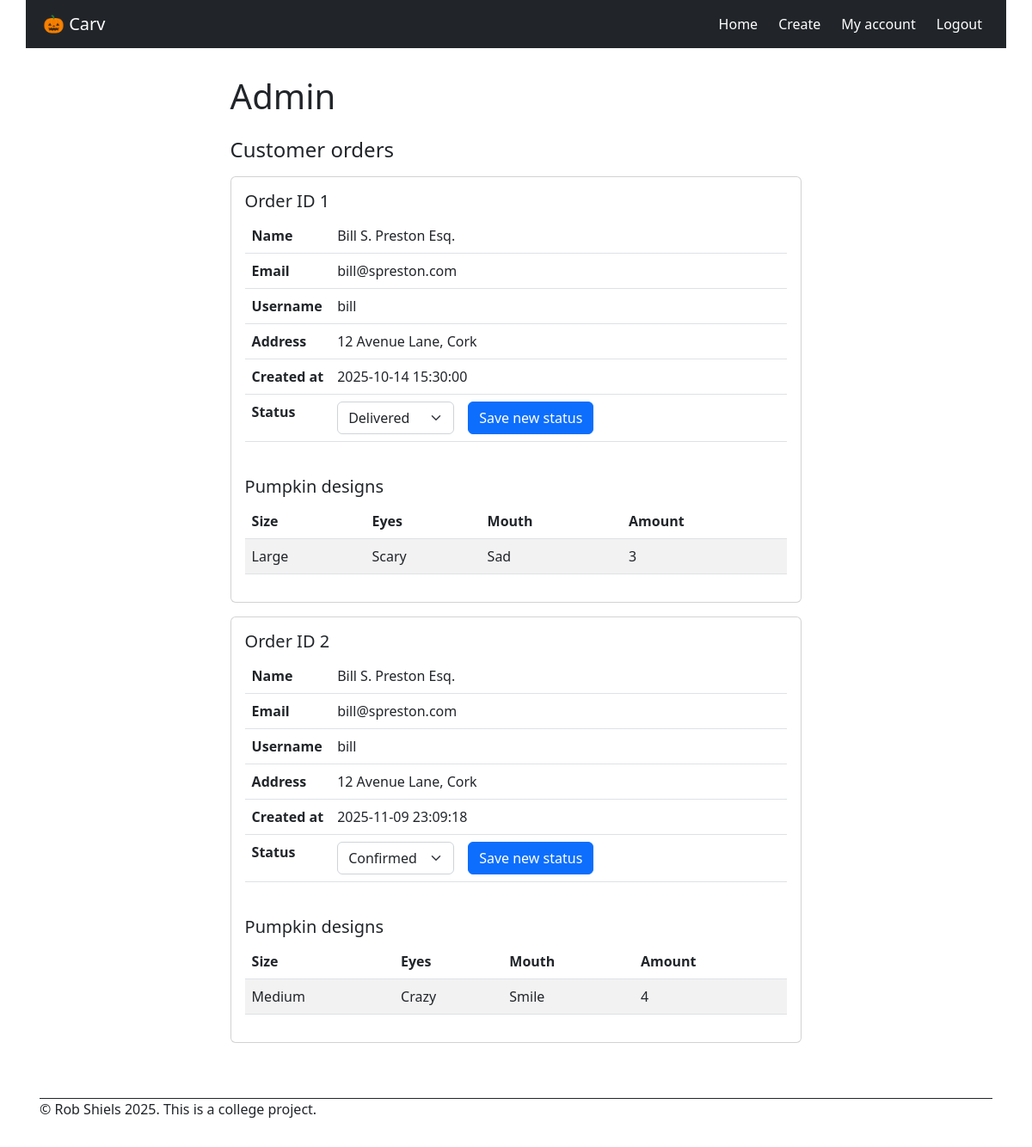
The page /admin (signed in) on the database its author committed.
### models.py (models this page shows, shortened)
class Order(db.Model):
    __tablename__ = 'order'
    order_id: Mapped[int] = mapped_column(primary_key=True)
    created_at: Mapped[datetime] = mapped_column(nullable=False,  default=lambda: datetime.now(timezone.utc).replace(microsecond=0))
    status: Mapped[str] = mapped_column(nullable=True)
    customer_id: Mapped[int] = mapped_column(db.ForeignKey('user.user_id'), nullable=False) # Add 'delete' button to delete customer and all associated ordres
    customer = db.relationship('User', back_populates='orders')
    pumpkins = db.relationship('PumpkinDesign', back_populates='order',  cascade='all, delete-orphan', passive_deletes=True )  # one-to-many

class User(db.Model, UserMixin):
    __tablename__ = 'user'
    user_id: Mapped[int] = mapped_column(primary_key=True)
    username: Mapped[str] = mapped_column(nullable=False)
    password: Mapped[str] = mapped_column(nullable=False)
    name: Mapped[str] = mapped_column(nullable=False)
    email: Mapped[str] = mapped_column(nullable=False, unique=True)
    address: Mapped[str] = mapped_column(nullable=False)
    role: Mapped[str] = mapped_column(nullable=False, default="customer")
    orders = db.relationship('Order', back_populates='customer')

class PumpkinDesign(db.Model):
    __tablename__ = 'pumpkin_design'
    design_id: Mapped[int] = mapped_column(primary_key=True)
    size: Mapped[str] = mapped_column(nullable=False)
    eyes: Mapped[str] = mapped_column(nullable=False)
    mouth: Mapped[str] = mapped_column(nullable=False)
    amount: Mapped[int] = mapped_column(nullable=False)
    created_at: Mapped[datetime] = mapped_column(nullable=False,  default=lambda: datetime.now(timezone.utc).replace(microsecond=0))
    order_id: Mapped[int] = mapped_column(db.ForeignKey('order.order_id', ondelete='CASCADE'), nullable=False)
    order = db.relationship('Order', back_populates='pumpkins')

### app.py (the view)
@app.route("/admin")
@login_required
def admin_page():
    orders = Order.query.order_by(Order.order_id).all()
    return render_template("admin.html", orders=orders)

### app.py (called while the page is built)
@login_manager.user_loader
def load_user(user_id):
    return User.query.get(int(user_id))

### templates/admin.html (shortened to what this page needs)
{% set title = "Admin" %}
{% extends "base.html" %}
{% block main %}
<h4 class="card-title mb-3">Customer orders</h4>
{% for order in orders %}
<div class="card mb-3">
    <div class="card-body">
        <div class="pb-4">
            <h5>Order ID {{ order.order_id }}</h5>
            <table class="table">
                <tbody>
                    <tr>
                        <th scope="row" class="hug">Name</th>
                        <td>{{ order.customer.name }}</td>
                    </tr>
                    <tr>
                        <th scope="row" class="hug">Email</th>
                        <td>{{ order.customer.email }}</td>
                    </tr>
                    <tr>
                        <th scope="row" class="hug">Username</th>
                        <td>{{ order.customer.username }}</td>
                    </tr>
                    <tr>
                        <th scope="row" class="hug">Address</th>
                        <td>{{ order.customer.address }}</td>
                    </tr>
                    <tr>
                        <th scope="row" class="hug">Created at</th>
                        <td>{{ order.created_at }}</td>
                    </tr>
                    <tr>
                        <th scope="row" class="hug">Status</th>
                        <td>
                            <form action="{{ url_for('update_status', order_id=order.order_id) }}" method="POST"
                                class="row g-3">
                                <div class="col-auto"> <select name="status" class="order-status form-select"
                                        data-status="{{ order.status or '' }}" aria-label="Order status">
                                        <option value="Confirmed">Confirmed</option>
                                        <option value="Delivered">Delivered</option>
                                    </select>
                                </div>
                                <div class="col-auto">
                                    <button type="submit" class="btn btn-primary ">Save new status</button>
                                </div>
                            </form>
                        </td>
                    </tr>
                </tbody>
            </table>
        </div>
        <h5 class="card-title ">Pumpkin designs</h5>
        {% if order.pumpkins %}
        <table class="table table-striped">
            <thead>
                <tr>
                    <th>Size</th>
                    <th>Eyes</th>
                    <th>Mouth</th>
                    <th>Amount</th>
                </tr>
            </thead>
            <tbody>
                {% for pumpkin in order.pumpkins %}
                <tr>
                    <td>{{ pumpkin.size }}</td>
                    <td>{{ pumpkin.eyes }}</td>
                    <td>{{ pumpkin.mouth }}</td>
                    <td>{{ pumpkin.amount }}</td>
                </tr>
                {% endfor %}
            </tbody>
        </table>
        {% else %}
        <p class="text-muted">No pumpkins were added to this order. Please contact the customer.</p>
        {% endif %}
    </div>
</div>
{% endfor %}
{% endblock %}

### static/css/style.css (style rules this page uses)
* { margin: 0px; padding: 0px; font-size: 16px; }
html { height: 100%; color: white; }
body { margin: 0px; min-height: 100vh; }
.table td.hug, .table th.hug { width: 1%; white-space: nowrap; }
@media (min-width: 480px) { body { margin: 0px 24px; max-width: 1140px; margin-left: auto; margin-right: auto; } }
@media (min-width: 480px) { .card { width:60%; } }

### rows shown on the page
Order: order_id "1", customer.name "Bill S. Preston Esq.", customer.email "bill@spreston.com", customer.username "bill", customer.address "12 Avenue Lane, Cork", created_at "2025-10-14 15:30:00", status "Delivered"
PumpkinDesign: size "Large", eyes "Scary", mouth "Sad", amount "3"
Order: order_id "2", customer.name "Bill S. Preston Esq.", customer.email "bill@spreston.com", customer.username "bill", customer.address "12 Avenue Lane, Cork", created_at "2025-11-09 23:09:18", status "Confirmed"
PumpkinDesign: size "Medium", eyes "Crazy", mouth "Smile", amount "4"

### other values the page prints
{{ title or "Welcome" }} "Admin"
